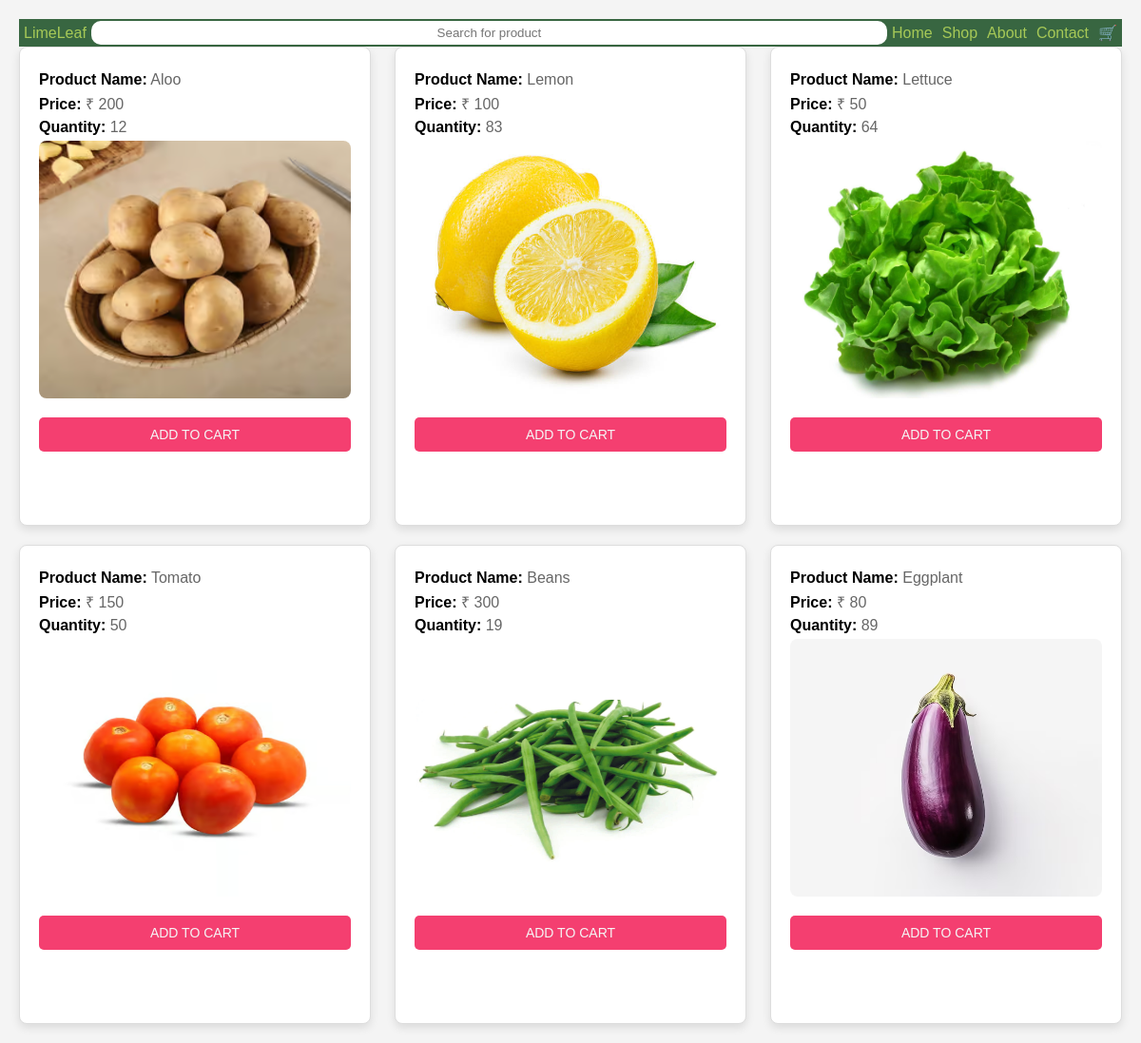
The page /Vegetables.php on the database its author committed.
### tables this page shows
CREATE TABLE `products` (
  `ProductID` int(3) NOT NULL,
  `ProductName` varchar(255) DEFAULT NULL,
  `Price` decimal(8,0) DEFAULT NULL,
  `Quantity` int(10) DEFAULT NULL,
  `Image` varchar(255) NOT NULL
);

### Vegetables.php (the view, shortened to what this page needs)
<?php
require_once "./connection.php";
include"navbar.php";
$query = "
  SELECT p.ProductID, p.ProductName, p.Price, p.Quantity, p.Image
FROM products p
JOIN product_category pc ON p.ProductID = pc.ProductID
JOIN category c ON pc.CategoryID = c.CategoryID
WHERE c.CategoryName = 'Vegetables';
";
$result = mysqli_query($con, $query);
if ($result) {
    if (mysqli_num_rows($result) > 0)
    {
        echo "<div class='product-container'>";
        while ($row = mysqli_fetch_assoc($result)) {
            echo "<div class='product'>";
            echo "<p><strong>Product Name:</strong> " . $row['ProductName'] . "</p>";
            echo "<p><strong>Price:</strong> ₹ " . $row['Price'] . " </p>";
            echo "<p><strong>Quantity:</strong> " . $row['Quantity'] . "</p>";
            echo "<p><img src='./Images/" . $row['Image']. "' alt='" . $row['ProductName'] . "'></p>";
            echo "<button id='addToCart' ><a href='addToCart.php?id=".$row['ProductID']. "'>ADD TO CART</a></button>";
            echo "</div>";
        }
        echo "</div>";
    } else {
        echo "<p>No products found.</p>";
    }
} else {
    echo "Error: " . mysqli_error($con);
}
?>
<!DOCTYPE html>
<head>
    <link rel="stylesheet" href="./style/category.css">
</head>
</html>

### navbar.php (shortened to what this page needs)
<header>
   <span>LimeLeaf</span>
        <form action="search.php" method="post" id="search-submit">
            <input type="text"  id="search" name="search" placeholder="Search for product">
         </form>
   <nav id="navBar">
         <a href="./home.php"  class="links">Home</a>
        <a href="./shop.php" class="links">Shop</a>
       <a href="./about.php" class="links">About</a>
       <a href="./contact.php" class="links">Contact</a>
       <a href="cart.php" class="cart-wrapper">&#x1F6D2;
        </a>
    </nav>
    <link rel="stylesheet" href="./style/navbar.css">
</header>

### style/navbar.css (style rules this page uses)
header { background-color:var(--bg-color); color: var(--txt-color); display: flex; justify-content: space-between; align-items: center; position: sticky; width: 100%; top: 0; z-index: 10; box-sizing: border-box; }
header span { padding: 5px; }
#search-submit { display: contents; }
#search::placeholder { text-align: center; }
#search { padding: 0.3rem 0.5rem; border: none; border-radius: 10px; width: 90%; }
#navBar { display: flex; justify-content: center; align-items: center; margin: 0; max-width: 450px; }
#navBar a { color: var(--txt-color); text-decoration: none; text-align: center; padding: 5px; }
.cart-wrapper { display: inline-flex; justify-content: center; align-items: center; }

### style/category.css (style rules this page uses)
.product-container { display: flex; flex-wrap: wrap; justify-content: space-between; gap: 20px; }
.product { background-color: white; border: 1px solid #ddd; border-radius: 8px; padding: 20px; width: calc(30% - 20px); box-shadow: 0 4px 10px rgba(0, 0, 0, 0.1); transition: transform 0.3s ease, box-shadow 0.3s ease; }
.product img { width: 100%; height: calc(50% + 40px) ; border-radius: 8px; margin-bottom: 15px; }
p { margin: 5px 0; color: #666; }
strong { color: #000; font-weight: bold; }
#addToCart { background-color: #f43f70; padding: 10px 20px; border: none; border-radius: 5px; cursor: pointer; font-size: 14px; width: 100%; box-sizing: border-box; }
#addToCart a { color: whitesmoke; text-decoration: none; }

### rows shown on the page
products: ProductName "Aloo", Price "200", Quantity "12", Image+ProductName (picture)
products: ProductName "Lemon", Price "100", Quantity "83", Image+ProductName (picture)
products: ProductName "Lettuce", Price "50", Quantity "64", Image+ProductName (picture)
products: ProductName "Tomato", Price "150", Quantity "50", Image+ProductName (picture)
products: ProductName "Beans", Price "300", Quantity "19", Image+ProductName (picture)
products: ProductName "Eggplant", Price "80", Quantity "89", Image+ProductName (picture)
